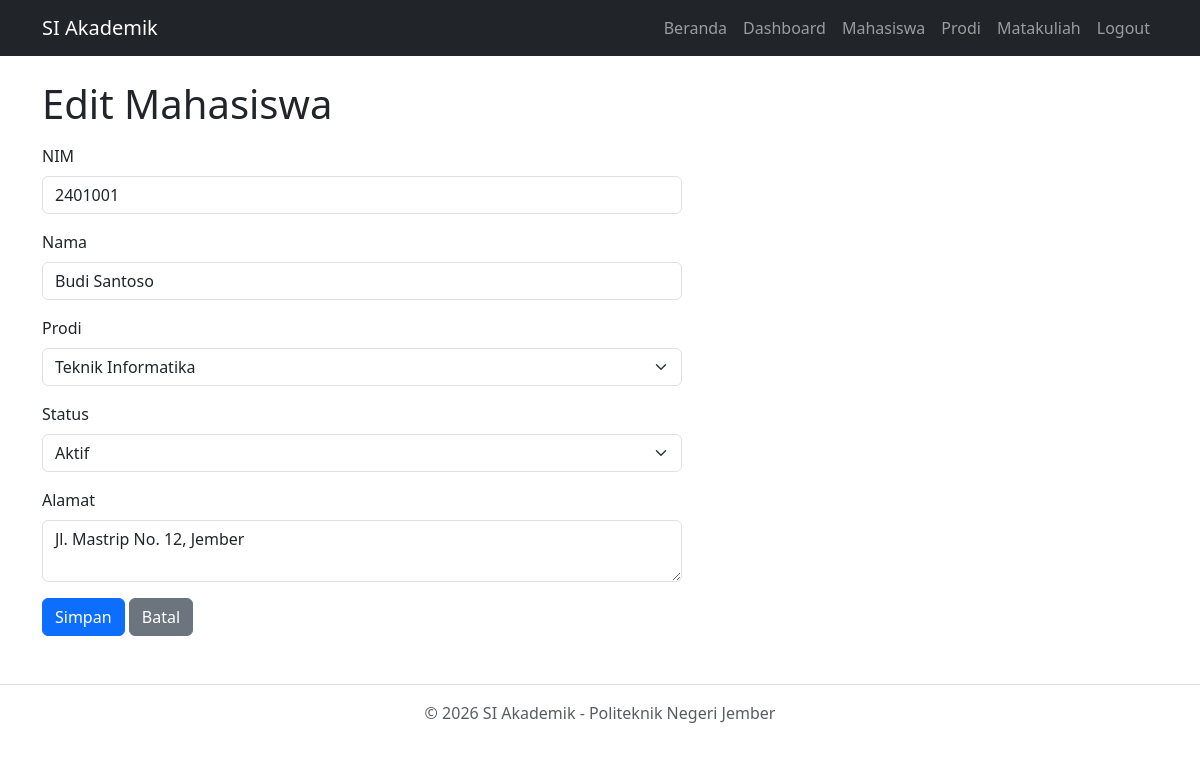
The page /mahasiswa/edit/1 (signed in) on the database its author committed.
### tables this page shows
CREATE TABLE IF NOT EXISTS mahasiswa (
    id         INT AUTO_INCREMENT PRIMARY KEY,
    nim        VARCHAR(15)  NOT NULL UNIQUE,
    nama       VARCHAR(100) NOT NULL,
    prodi_id   INT NOT NULL,
     
    status     ENUM('aktif', 'nonaktif') NOT NULL DEFAULT 'aktif',
    alamat     TEXT DEFAULT NULL,
    created_at TIMESTAMP DEFAULT CURRENT_TIMESTAMP,
    FOREIGN KEY (prodi_id) REFERENCES prodi(id)
);

CREATE TABLE IF NOT EXISTS prodi (
    id         INT AUTO_INCREMENT PRIMARY KEY,
    kode       VARCHAR(10)  NOT NULL,
    nama       VARCHAR(100) NOT NULL,
    ka_prodi   VARCHAR(100) DEFAULT NULL
);

### app/Core/Controller.php (called while the page is built, shortened)
<?php
class Controller
{
    protected function view(string $view, array $data = []): void
    {
        require __DIR__ . '/../Views/layouts/main.php';
    }
}

### app/Controllers/MahasiswaController.php (called while the page is built, shortened)
<?php
require_once __DIR__ . '/../Core/Controller.php';
require_once __DIR__ . '/../Services/MahasiswaService.php';
class MahasiswaController extends Controller
{
    private MahasiswaService $service;
    public function __construct(?MahasiswaService $service = null)
    {
        $this->service = $service ?? new MahasiswaService(Database::getInstance());
    }
    public function edit(int $id): void
    {
        $mhs = $this->service->find($id);
        $this->view('mahasiswa/edit.php', [
            'mhs'   => $mhs,
            'prodi' => $this->service->prodiList(),
        ]);
    }
}

### public/index.php (called while the page is built, shortened)
<?php
$base_path = BASE_PATH;
$uri = parse_url($_SERVER['REQUEST_URI'], PHP_URL_PATH);
if (str_starts_with($uri, $base_path)) {
    $uri = substr($uri, strlen($base_path));
}
$uri = trim($uri, '/');
$routes = require __DIR__ . '/../routes/web.php';
require_once __DIR__ . '/../app/Core/Router.php';
$router = new Router($routes);
$router->dispatch($uri);

### config/database.php (called while the page is built)
<?php
return [
    'host'     => 'localhost',
    'port'     => 3306,
    'dbname'   => 'si_akademik_a15',
    'username' => 'root',
    'password' => '',
    'charset'  => 'utf8mb4',
];

### app/Core/Database.php (called while the page is built, shortened)
<?php
class Database
{
    private static ?Database $instance = null;
    private PDO $pdo;
    private function __construct()
    {
        $config = require __DIR__ . '/../../config/database.php';
        $dsn = "mysql:host={$config['host']};port={$config['port']};dbname={$config['dbname']};charset={$config['charset']}";
        $this->pdo = new PDO($dsn, $config['username'], $config['password'], [
            PDO::ATTR_ERRMODE            => PDO::ERRMODE_EXCEPTION,
            PDO::ATTR_DEFAULT_FETCH_MODE => PDO::FETCH_ASSOC,
        ]);
    }
    public static function getInstance(): Database
    {
        if (self::$instance === null) {
            self::$instance = new Database();
        }
        return self::$instance;
    }
    public function getConnection(): PDO
    {
        return $this->pdo;
    }
}

### app/Services/MahasiswaService.php (called while the page is built, shortened)
<?php
require_once __DIR__ . '/../Repositories/MahasiswaRepository.php';
class MahasiswaService
{
    private MahasiswaRepository $repository;
    private ProdiRepository $prodiRepository;
    public function __construct(Database $database)
    {
        $this->repository = new MahasiswaRepository($database);
        $this->prodiRepository = new ProdiRepository($database);
    }
    public function prodiList(): array
    {
        return $this->prodiRepository->all();
    }
    public function find(int $id): ?Mahasiswa
    {
        return $this->repository->find($id);
    }
}

### app/Repositories/MahasiswaRepository.php (called while the page is built, shortened)
<?php
require_once __DIR__ . '/../Core/Database.php';
require_once __DIR__ . '/../Models/Mahasiswa.php';
class MahasiswaRepository
{
    private Database $database;
    public function __construct(Database $database)
    {
        $this->database = $database;
    }
    private function pdo(): PDO
    {
        return $this->database->getConnection();
    }
    private function selectJoin(): string
    {
        return "SELECT m.id, m.nim, m.nama, m.prodi_id, m.status, m.alamat,
                       p.nama AS prodi
                FROM mahasiswa m
                JOIN prodi p ON p.id = m.prodi_id";
    }
    private function map(array $row): Mahasiswa
    {
        return new Mahasiswa(
            $row['nim'],
            $row['nama'],
            $row['prodi'],
            $row['status'],
            (int)$row['id'],
            (int)$row['prodi_id'],
            $row['alamat'] ?? ''
        );
    }
    public function find(int $id): ?Mahasiswa
    {
        $stmt = $this->pdo()->prepare($this->selectJoin() . ' WHERE m.id = :id');
        $stmt->execute(['id' => $id]);
        $row = $stmt->fetch();
        return $row ? $this->map($row) : null;
    }
}

### app/Models/Mahasiswa.php (called while the page is built, shortened)
<?php
class Mahasiswa implements JsonSerializable
{
    private int $id;
    private string $nim;
    private string $nama;
    private int $prodiId;
    private string $status;
    private string $alamat;
    public function __construct(
        string $nim,
        string $nama,
        string $prodi,
        string $status = 'aktif',
        int $id = 0,
        int $prodiId = 0,
        string $alamat = ''
    ) {
        $this->id = $id;
    }
    public function getId(): int
    {
        return $this->id;
    }
    public function getNim(): string
    {
        return $this->nim;
    }
    public function getNama(): string
    {
        return $this->nama;
    }
    public function getProdiId(): int
    {
        return $this->prodiId;
    }
    public function getStatus(): string
    {
        return $this->status;
    }
    public function getAlamat(): string
    {
        return $this->alamat;
    }
    public function setNim(string $nim): void
    {
        $this->nim = $nim;
    }
    public function setNama(string $nama): void
    {
        $this->nama = trim($nama);
    }
    public function setProdiId(int $prodiId): void
    {
        $this->prodiId = $prodiId;
    }
    public function setStatus(string $status): void
    {
        $this->status = $status;
    }
    public function setAlamat(string $alamat): void
    {
        $this->alamat = $alamat;
    }
}

### app/Repositories/ProdiRepository.php (called while the page is built, shortened)
<?php
require_once __DIR__ . '/../Core/Database.php';
class ProdiRepository
{
    private Database $database;
    public function __construct(Database $database)
    {
        $this->database = $database;
    }
    private function pdo(): PDO
    {
        return $this->database->getConnection();
    }
    public function all(): array
    {
        return $this->pdo()->query('SELECT * FROM prodi ORDER BY kode')->fetchAll();
    }
}

### app/Views/mahasiswa/edit.php (the view, shortened to what this page needs)
<h1>Edit Mahasiswa</h1>
<form action="<?= BASE_PATH ?>/mahasiswa/update/<?php echo $mhs->getId(); ?>" method="POST" class="mt-3" style="max-width: 640px;">
    <div class="mb-3">
        <label for="nim" class="form-label">NIM</label>
        <input type="text" class="form-control" id="nim" name="nim" value="<?php echo htmlspecialchars($mhs->getNim()); ?>" required>
    </div>
    <div class="mb-3">
        <label for="nama" class="form-label">Nama</label>
        <input type="text" class="form-control" id="nama" name="nama" value="<?php echo htmlspecialchars($mhs->getNama()); ?>" required>
    </div>
    <div class="mb-3">
        <label for="prodi_id" class="form-label">Prodi</label>
        <select class="form-select" id="prodi_id" name="prodi_id" required>
            <?php foreach ($prodi as $p): ?>
                <option value="<?php echo $p['id']; ?>"
                    <?php if ((int)$p['id'] === (int)$mhs->getProdiId()): ?>selected<?php endif; ?>>
                    <?php echo htmlspecialchars($p['nama']); ?>
                </option>
            <?php endforeach; ?>
        </select>
    </div>
    <div class="mb-3">
        <label for="status" class="form-label">Status</label>
        <select class="form-select" id="status" name="status">
            <option value="aktif"    <?php if ($mhs->getStatus() === 'aktif'): ?>selected<?php endif; ?>>Aktif</option>
        </select>
    </div>
    <div class="mb-3">
        <label for="alamat" class="form-label">Alamat</label>
        <textarea class="form-control" id="alamat" name="alamat" rows="2"><?php echo htmlspecialchars($mhs->getAlamat()); ?></textarea>
    </div>
    <button type="submit" class="btn btn-primary">Simpan</button>
    <a href="<?= BASE_PATH ?>/mahasiswa" class="btn btn-secondary">Batal</a>
</form>

### app/Core/Router.php (shortened to what this page needs)
<?php
class Router
{
    private array $routes;
    public function __construct(array $routes)
    {
        $this->routes = $routes;
    }
    public function dispatch(string $uri): void
    {
        foreach ($this->routes as $route => $handler) {
            $pattern = preg_replace('#\{([a-zA-Z0-9_]+)\}#', '(?P<$1>[a-zA-Z0-9_]+)', trim($route, '/'));
            if (preg_match('#^' . $pattern . '$#', $uri, $m)) {
                [$controllerName, $method] = explode('@', $handler);
                $params = array_filter($m, function ($key) {
                    return !is_int($key);
                }, ARRAY_FILTER_USE_KEY);
                $controller = new $controllerName();
                $controller->$method(...array_values($params));
                return;
            }
        }
    }
}

### rows shown on the page
mahasiswa: nim "2401001", nama "Budi Santoso", prodi_id "Teknik Informatika", status "Aktif", alamat "Jl. Mastrip No. 12, Jember"
